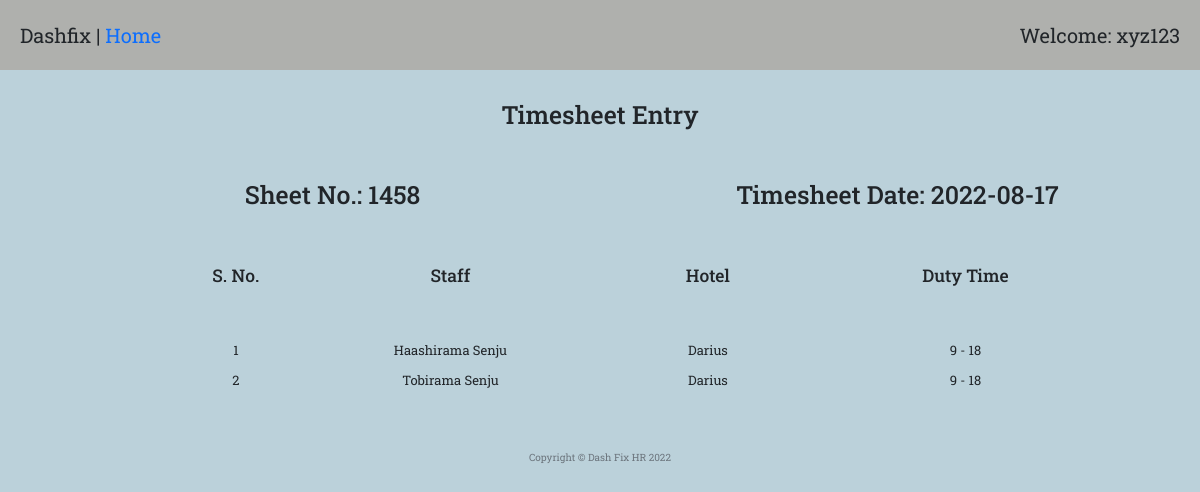
The app's page /timesheet_single/1 (signed in) with its own data.
### mainTest.py (models this page shows)
class timesheetMaster(db.Model):
    __tablename__ = "timesheetMaster"
    id = Column(Integer, primary_key=True)
    date = Column(String(300))
    sheet_no = Column(Integer)
    entry = relationship("timesheetEntryMaster", back_populates="timesheet")
    createdBy = Column(Integer, ForeignKey("Users.id"))
    user = relationship("User", back_populates="timesheet")
    hotelID = Column(Integer, ForeignKey("hotelMaster.id"))
    hotel = relationship("hotelMaster", back_populates="timesheet")

class employeeMaster(db.Model):
    __tablename__ = "employeeMaster"
    id = Column(Integer, primary_key=True)
    employeeID = Column(String(300))
    joining_date = Column(DateTime)
    name = Column(String(300))
    addressUae = Column(String(300))
    poBox = Column(String(300))
    mobilePersonal = Column(Integer)
    mobileHome = Column(Integer)
    personalMail = Column(String(300))
    addressHome = Column(String(300))
    passportNumber = Column(Integer)
    nationality = Column(String(300))
    ownCar = Column(Boolean)
    carRent = Column(Boolean)
    company_laptop = Column(String(300))
    company_mobile = Column(String(300))
    emUaeName = Column(String(300))
    emUaeRel = Column(String(300))
    emUaeAddr = Column(String(300))
    emUaeMobileNumber = Column(Integer)
    emUaeHomeNumber = Column(Integer)
    originCountry = Column(String(300))
    emCoName = Column(String(300))
    emCoRel = Column(String(300))
    emCoAddr = Column(String(300))
    emCoMobileNumber = Column(Integer)
    emCoHomeNumber = Column(Integer)
    createdBy = Column(Integer, ForeignKey("Users.id"))
    user = relationship("User", back_populates="employee")
    departmentId = Column(Integer, ForeignKey("departmentMaster.id"))
    department = relationship("departmentMaster", back_populates="employee")
    document = relationship("documentMaster", back_populates="employee")
    actionItem = relationship("actionItemMaster", back_populates="employee")
    leave = relationship("leaveApplicationMaster", back_populates="employee")
    passport = relationship("passportApplicationMaster", back_populates="employee")
    timesheet = relationship("timesheetEntryMaster", back_populates="employee")
    roster = relationship("rosterEntryMaster", back_populates="employee")

class hotelMaster(db.Model):
    __tablename__ = "hotelMaster"
    id = Column(Integer, primary_key=True)
    name = Column(String(300))
    address = Column(String(300))
    rosterEntry = relationship("rosterEntryMaster", back_populates="hotel")
    timesheet = relationship("timesheetMaster", back_populates="hotel")

class timesheetEntryMaster(db.Model):
    __tablename__ = "timesheetEntryMaster"
    id = Column(Integer, primary_key=True)
    timeIn1 = Column(Integer)
    timeOut1 = Column(Integer)
    timeIn2 = Column(Integer)
    timeOut2 = Column(Integer)
    employeeID = Column(Integer, ForeignKey("employeeMaster.id"))
    employee = relationship("employeeMaster", back_populates="timesheet")
    timesheetID = Column(Integer, ForeignKey("timesheetMaster.id"))
    timesheet = relationship("timesheetMaster", back_populates="entry")

### mainTest.py (the view)
@app.route("/timesheet_single/<timesheet_id>", methods=["GET", "POST"])
@admin_only
def timesheet_single(timesheet_id):
    timesheet_entries = db.session.query(timesheetEntryMaster).filter_by(timesheetID=timesheet_id).all()
    ts_element = timesheetMaster.query.get(timesheet_id)
    sheet_no = ts_element.sheet_no
    date__ = ts_element.date
    hotel_element = hotelMaster.query.get(ts_element.hotelID)
    hotel_name = hotel_element.name
    employee_list = []
    for i in timesheet_entries:
        employee = db.session.query(employeeMaster).filter_by(id=i.employeeID).first()
        employee_list.append(employee.name)
    return render_template("timesheet_entries.html", entries=timesheet_entries, employees=employee_list,
                           hotel_name=hotel_name,
                           len=range(len(timesheet_entries)), date__=date__, sheet=sheet_no)

### mainTest.py (called while the page is built)
def admin_only(f):
    @wraps(f)
    def decorated_function(*args, **kwargs):
        admin = User.query.all()
        admin_id = []
        for i in admin:
            id_ = i.id
            admin_id.append(id_)
        if current_user.id not in admin_id:
            return abort(403)
        return f(*args, **kwargs)
    return decorated_function

@login_manager.user_loader
def load_user(user_id):
    return User.query.get(int(user_id))

### templates/timesheet_entries.html
{% extends 'bootstrap/base.html' %}
{% import "bootstrap/wtf.html" as wtf %}
{% block content %}
{% include "header.html" %}
  <div class="welcome">
    <span>Dashfix | <a href="{{url_for('home')}}">Home</a></span>
    <span>Welcome: xyz123</span>
  </div>
  <h1 style="margin-top: 30px; margin-bottom: 50px; text-align: center;">Timesheet Entry</h1>
  <div class="row" style="margin-bottom: 50px; margin-left: 50px; text-align: center;">
    <div class="col-6"><h1>Sheet No.: {{ sheet }}</h1></div>
    <div class="col-6"><h1>Timesheet Date: {{ date__ }}</h1></div>
  </div>
  <div class="row" style="margin-bottom: 50px; margin-left: 150px; text-align: center;">
    <div class="col-2"><h3>S. No.</h3></div>
    <div class="col-3"><h3>Staff</h3></div>
    <div class="col-3"><h3>Hotel</h3></div>
    <div class="col-3"><h3>Duty Time</h3></div>
  </div>
  <div class="row" style="margin-bottom: 50px; margin-left: 150px; text-align: center;">
    {% for i in len %}
      <div class="col-2"><p>{{ i + 1 }}</p></div>
      <div class="col-3"><p>{{ employees[i] }}</p></div>
      <div class="col-3"><p>{{ hotel_name }}</p></div>
      {% if entries[i].timeIn2 == 0 %}
        <div class="col-3"><p>{{ entries[i].timeIn1 }} - {{ entries[i].timeOut1 }}</p></div>
      {% else %}
        <div class="col-3"><p>{{ entries[i].timeIn1 }} - {{ entries[i].timeOut1 }}/{{ entries[i].timeIn2 }} - {{ entries[i].timeOut2 }}</p></div>
      {% endif %}
    {% endfor %}
  </div>
{% include "footer.html" %}
{% endblock %}

### static/styles1.css (style rules this page uses)
body { font-family: 'Roboto Slab', serif; }
body { background-color: #bbd1da; }
.welcome { background-color: #afb0ad; display: flex; justify-content: space-between; padding: 20px; font-size: 2rem; }
.row, h5 { margin-top: 20px; margin-right: 20px; margin-left: 20px; }
div { font-size: 1.3rem; margin: 0px; padding-right: 0px; }
.time_suc_entry, p { text-size: 1.8rem; }
a:link { text-decoration: none; text-color: black; }

### records on screen
timesheetMaster: sheet_no "1458", date "2022-08-17"
employeeMaster: name "Haashirama Senju"
hotelMaster: len "Darius" "Darius"
timesheetEntryMaster: timeIn1 "9", timeOut1 "18"
employeeMaster: name "Tobirama Senju"
timesheetEntryMaster: timeIn1 "9", timeOut1 "18"

### other values on screen
{{ i + 1 }} "1" "2"
